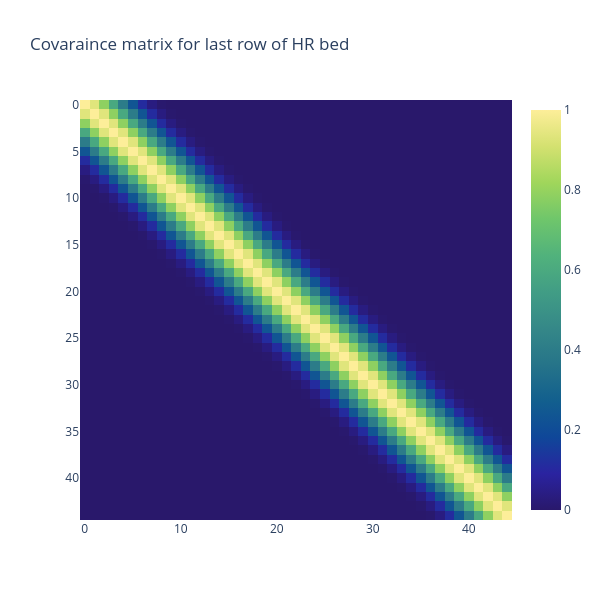

Write notebook code for a chart like this one.
### Code cell
fig = go.Figure(go.Heatmap(z = ks_covar_matrix.detach(), colorscale = 'haline'))
fig.update_layout(autosize = False, height = 600, width = 600, title = "Covaraince matrix for last row of HR bed")
fig.update_yaxes(autorange = "reversed")
fig.show()

### Figure 1 — Plotly figure (JSON) as saved in the notebook; plotly's stock layout.template omitted (floating-point values rounded to 4 significant figures; data arrays with more than 128 entries replaced by an {"elided": "..."} marker saying what was removed)
{"data": [{"colorscale": [[0, "rgb(41, 24, 107)"], [0.09091, "rgb(42, 35, 160)"], [0.1818, "rgb(15, 71, 153)"], [0.2727, "rgb(18, 95, 142)"], [0.3636, "rgb(38, 116, 137)"], [0.4545, "rgb(53, 136, 136)"], [0.5455, "rgb(65, 157, 133)"], [0.6364, "rgb(81, 178, 124)"], [0.7273, "rgb(111, 198, 107)"], [0.8182, "rgb(160, 214, 91)"], [0.9091, "rgb(212, 225, 112)"], [1, "rgb(253, 238, 153)"]], "type": "heatmap", "z": {"elided": "45x45 float values"}}], "layout": {"autosize": false, "height": 600, "title": {"text": "Covaraince matrix for last row of HR bed"}, "width": 600, "yaxis": {"autorange": "reversed"}}}
